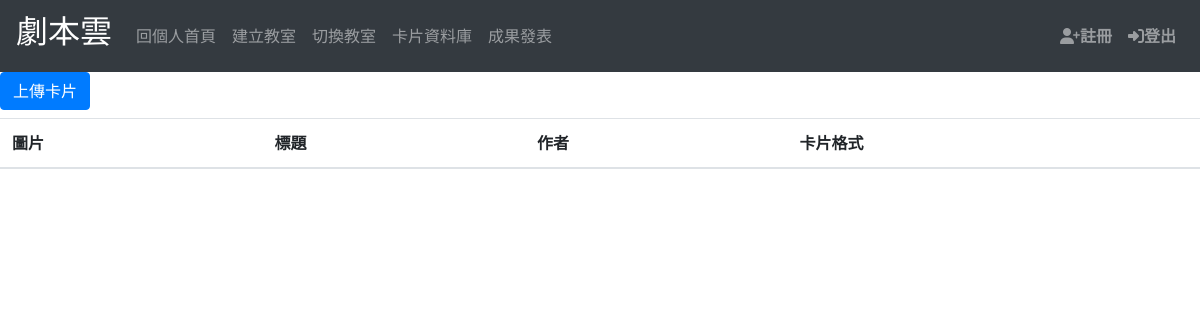
Page /checkcard/ (signed in) on the earlier database version.
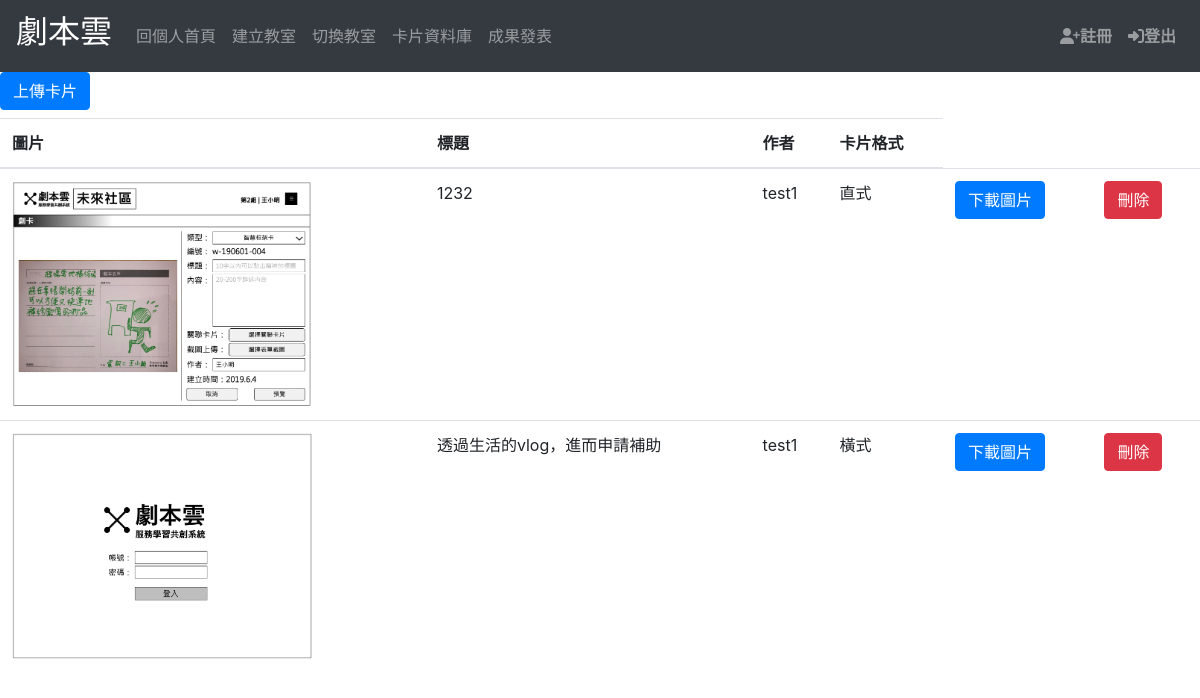
Same page on the later database version.
### pbltest/models.py (models this page shows, shortened)
class UPCard(models.Model):
    title = models.CharField(max_length=100)
    author = models.ForeignKey('login.User', on_delete=models.CASCADE, null=True, blank=True)
    pdf = models.FileField(upload_to="media/card/img/", null=True, blank=True)
    cover = models.ImageField(upload_to="card/covers/", null=True, blank=True)
    class_material = models.CharField(max_length=100, null=True)
    group = models.ForeignKey('login.Group', on_delete=models.CASCADE, null=True, blank=True)
    activate = models.ForeignKey('login.CreateActivate', on_delete=models.CASCADE, null=True, blank=True)
    thumbnail = models.CharField(max_length=100, null=True)

### login/models.py (models this page shows)
class User(models.Model):
    gender = (
        ('guest', "學員"),
        ('teacher', "引導師"),
    )
    name = models.CharField(max_length=128, unique=True)
    password = models.CharField(max_length=256)
    email = models.EmailField(unique=True)
    identify = models.CharField(max_length=123, choices=gender, default='guest')
    c_time = models.DateTimeField(auto_now_add=True)
    def __str__(self):
        return self.name
    class Meta:
        ordering = ["-c_time"]
        verbose_name = "用户"
        verbose_name_plural = "用户"

### pbltest/views.py (the view)
# urls.py: path('checkcard/', card_list_view, name='check_card'),
def card_list_view(request):
    up_cards = UPCard.objects.all()
    user_id = request.session['user_id']
    group = Group.objects.all()
    context = {
        'up_cards': up_cards,
        'group': group
    }
    return render(request, "class_check_card.html", context)

### templates/class_check_card.html (shortened to what this page needs)
{% extends "check_card.html" %}

### templates/check_card.html (shortened to what this page needs)
{% extends "base.html" %}
{% block content %}
    <div class="table-responsive">
        <a href={% url 'upload_card' %}><button class="btn-primary btn">上傳卡片</button></a>
<table class="table mb-0">
        <thead>
            <tr>
                <th>圖片</th>
                <th>標題</th>
                <th>作者</th>
                <th>卡片格式</th>
            </tr>
        </thead>
        <tbody>
        {% for group in group %}
            {% for card in up_cards %}
                {% if group.id == card.group_id %}
                <tr>
                    <td>
                        {% if card.cover and card.class_material == '1' %}
                            <a href="{% url 'createcard' pk=card.id %}"> <img style="width: 300px" src="{{ card.cover.url }}" alt="{{ card.title }}"></a>
                        {% elif card.cover and card.class_material == '2' %}
                            <a href="{% url 'createcardrow' pk=card.id %}"> <img style="width: 300px" src="{{ card.cover.url }}" alt="{{ card.title }}"></a>
                        {% endif %}
                    </td>
                    <td>{{ card.title }}</td>
                    <td>{{ card.author }}</td>
                    {% if card.class_material == '1' %}
                        <td>直式</td>
                    {% elif card.class_material == '2' %}
                        <td>橫式</td>
                    {% endif %}
                    <td><a href="{{ card.cover.url }}" class="btn btn-primary" target="_blank">下載圖片</a> </td>
                    <td>
                        <form method="post" action="{% url 'class_delete_card' card.pk %}">
                        <button type="submit" class="btn btn-danger">刪除</button>
                    </form>
                    </td>
                </tr>
                {% endif %}
            {% endfor %}
        {% endfor %}
        </tbody>
    </table>
    </div>
</body>
{% endblock %}

Differences in the rows shown:
added UPCard: cover (picture), title "1232", author "test1", class_material "直式"
added UPCard: cover (picture), title "透過生活的vlog，進而申請補助", author "test1", class_material "橫式"
